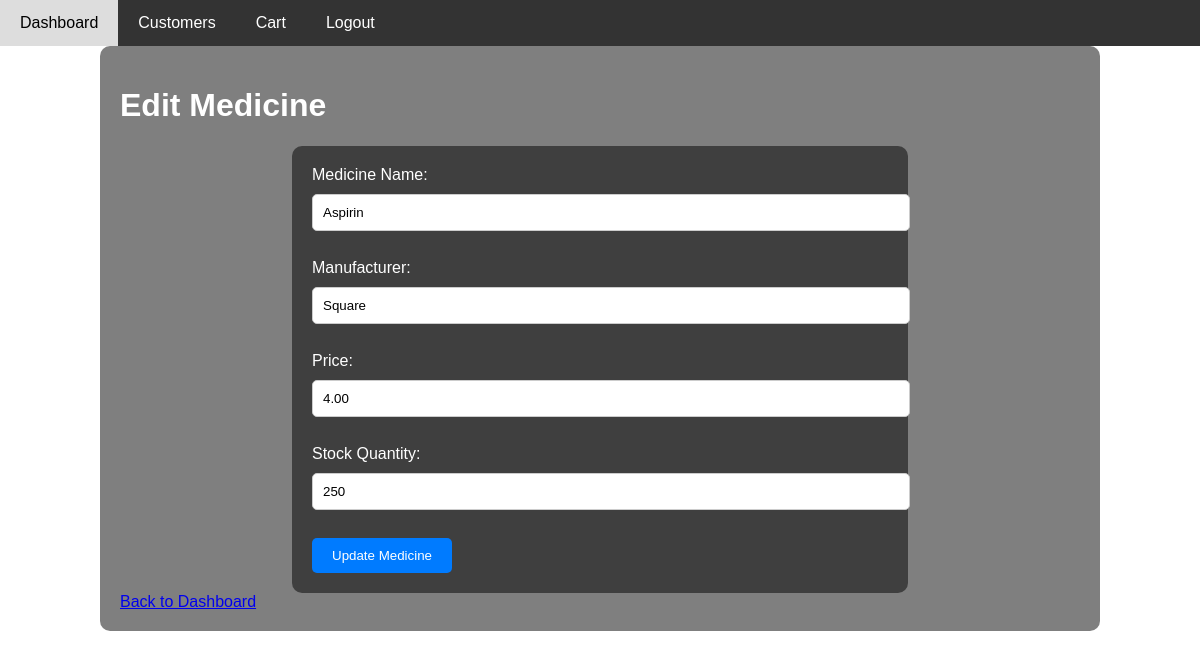
Page /edit_medicine.php?medicine_id=3 (signed in) on the committed database.
### tables this page shows
CREATE TABLE `medicines` (
  `medicine_id` int(11) NOT NULL,
  `name` varchar(255) NOT NULL,
  `manufacturer` text DEFAULT NULL,
  `price` decimal(10,2) NOT NULL,
  `stock` int(11) NOT NULL,
  `created_at` timestamp NOT NULL DEFAULT current_timestamp(),
  `updated_at` timestamp NOT NULL DEFAULT current_timestamp() ON UPDATE current_timestamp()
);

### edit_medicine.php (the view, shortened to what this page needs)
<?php
include 'db_connect.php';
if (isset($_GET['medicine_id'])) {
    $medicine_id = $_GET['medicine_id'];
    $query = "SELECT * FROM medicines WHERE medicine_id = ?";
    $stmt = $conn->prepare($query);
    $stmt->bind_param("i", $medicine_id);
    $stmt->execute();
    $result = $stmt->get_result();
    if ($result->num_rows > 0) {
        $medicine = $result->fetch_assoc();
    } else {
        echo "Medicine not found!";
        exit();
    }
} else {
    echo "No medicine ID provided!";
    exit();
}
?>
<!DOCTYPE html>
<html lang="en">
<head>
</head>
<body>
<div class="navbar">
    <a href="dashboard.php">Dashboard</a>
    <a href="customers.php">Customers</a>
    <a href="cart.php">Cart</a>
    <a href="index.php">Logout</a>
</div>
<div class="container">
    <h1>Edit Medicine</h1>
    <form action="edit_medicine.php?medicine_id=<?php echo $medicine['medicine_id']; ?>" method="POST">
        <label for="name">Medicine Name:</label>
        <input type="text" id="name" name="name" value="<?php echo htmlspecialchars($medicine['name']); ?>" required>
        <br><br>
        <label for="manufacturer">Manufacturer:</label>
        <input type="text" id="manufacturer" name="manufacturer" value="<?php echo htmlspecialchars($medicine['manufacturer']); ?>" required>
        <br><br>
        <label for="price">Price:</label>
        <input type="number" id="price" name="price" value="<?php echo htmlspecialchars($medicine['price']); ?>" required>
        <br><br>
        <label for="stock">Stock Quantity:</label>
        <input type="number" id="stock" name="stock" value="<?php echo htmlspecialchars($medicine['stock']); ?>" required>
        <br><br>
        <button type="submit" name="edit_medicine">Update Medicine</button>
    </form>
    <a href="dashboard.php">Back to Dashboard</a>
</div>
</body>
</html>

### edit_medicine.php (style rules this page uses)
body { font-family: Arial, sans-serif; margin: 0; padding: 0; background-image: url('https://ezscrpt.com/wp-content/webp-express/webp-images/doc-root/wp-content/uploads/2018/11/AdobeStock_97410153.jpeg.webp'); background-size: cover; background-position: center; color: white; }
.container { width: 80%; margin: 0 auto; padding: 20px; background: rgba(0, 0, 0, 0.5); border-radius: 10px; }
.navbar { background-color: #333; overflow: hidden; }
.navbar a { float: left; display: block; color: white; padding: 14px 20px; text-align: center; text-decoration: none; }
form { width: 60%; margin: 0 auto; padding: 20px; background: rgba(0, 0, 0, 0.5); border-radius: 10px; }
input, textarea { width: 100%; padding: 10px; margin: 10px 0; border: 1px solid #ccc; border-radius: 5px; }
button { padding: 10px 20px; background-color: #007bff; color: white; border: none; cursor: pointer; border-radius: 5px; }

### rows in the picture
medicines: name "Aspirin", manufacturer "Square", price "4.00", stock "250"
